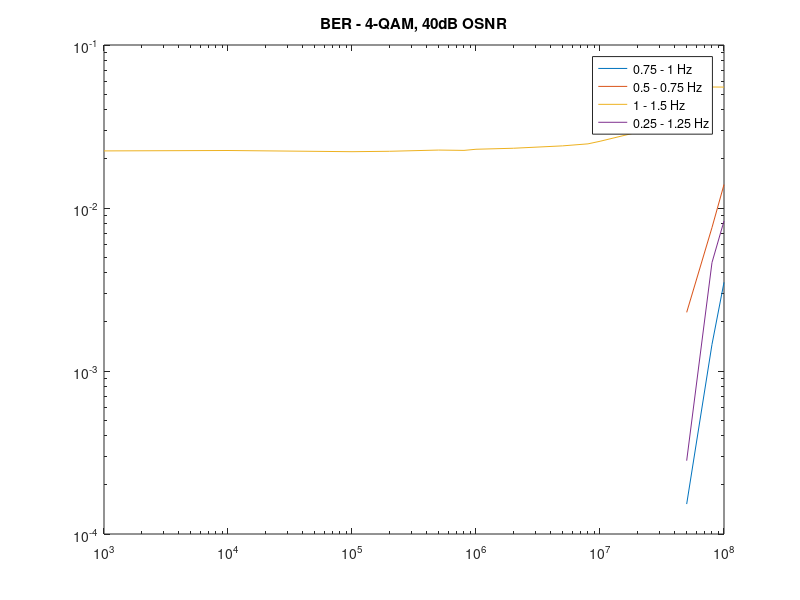
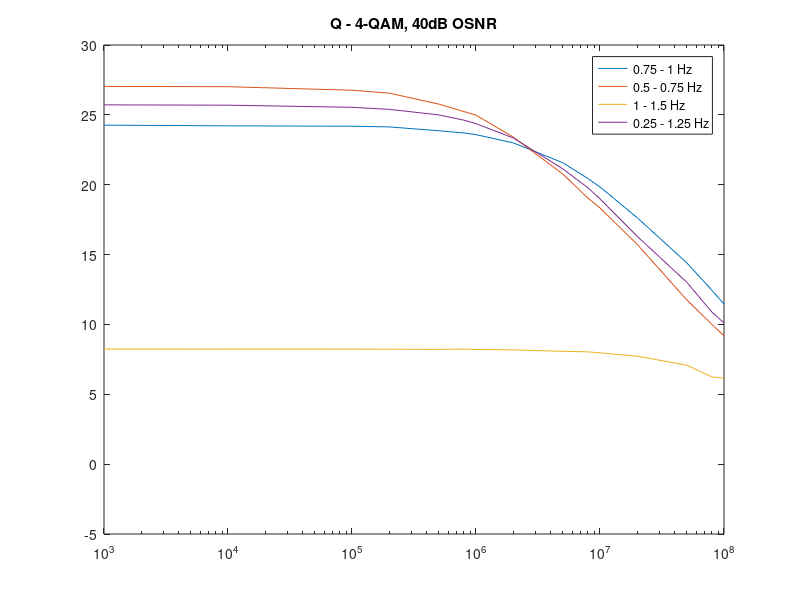
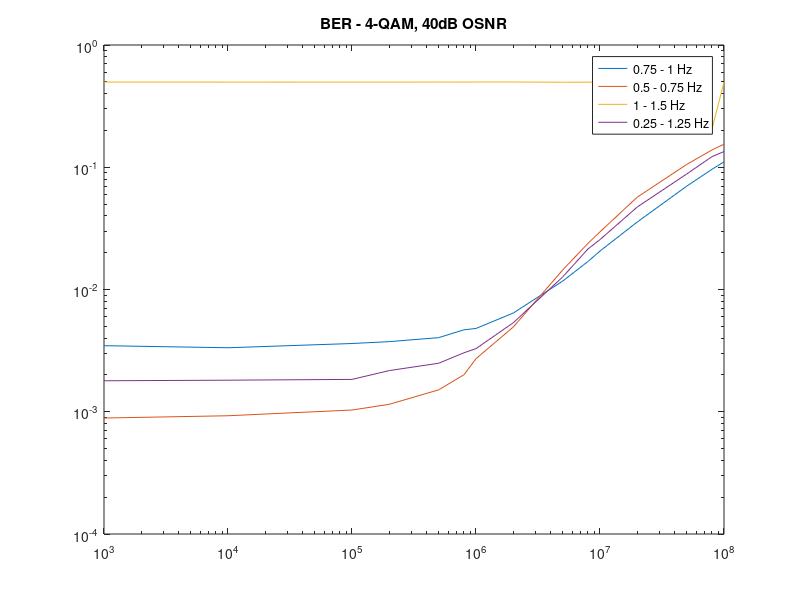
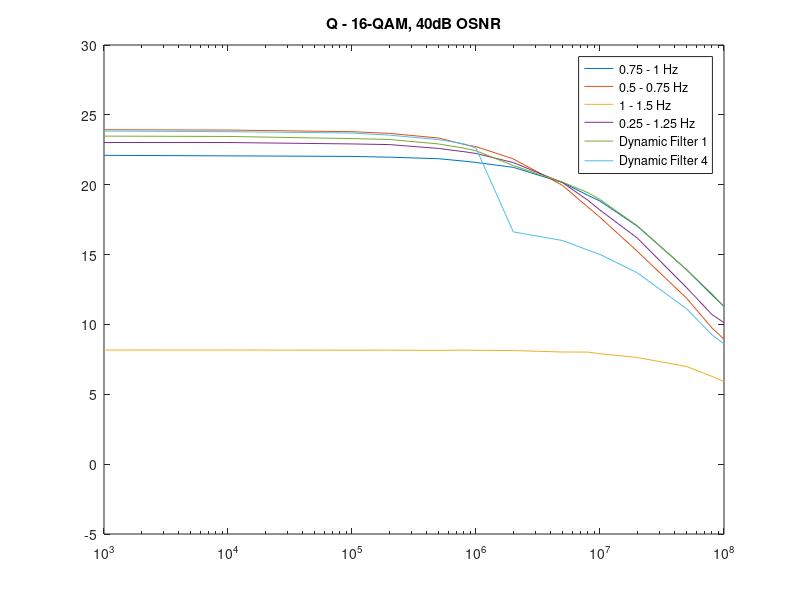

These figures' MATLAB source, in order:
%%%%%%%%%%%%%%%%%%%%%%%%%%%%%%%%%%%%%%%%%%%%%%%%%%%%%%%%%%%%%%%%%%%%%%%%%%%
%                         Final Year Project                              %
%                               2020                                      %
%%%%%%%%%%%%%%%%%%%%%%%%%%%%%%%%%%%%%%%%%%%%%%%%%%%%%%%%%%%%%%%%%%%%%%%%%%%
% Written by: Emily Harrison (ID: 28761537)
% Supervised by: Dr Bill Corcoran

% PROJECT AIM: simulate an optical communications system that uses Optical
% Injection Locking to improve the reliability of the system

% THE PROJECT focuses on M-QAM signals, where M is between 4 and 64. It
% uses linewidths ranging from 1kHz to 100MHz.

% THIS SCRIPT aims to find the optimal filter width for the brick-wall
% filter that will give the most consistent phase recovery across all
% linewidths. This will be done by comparing the BER and Q values across
% the QAM modulation levels. 
% The width and the frequencies of the pass/stop bands will be altered.

% NAMING of variables follows the pattern of "Metric""M-QAM"_"passband Hz"
% _"stopband Hz", except where the filter characteristics change
% dynamically across the linewidth range

%% Housekeeping
close all; clear all; clc;

% All graphs cover the following laser linewidths
Laser = [1e3, 1e4, 1e5, 2e5, 5e5, 8e5, 1e6, 2e6, 5e6, 8e6, 1e7, 2e7, 5e7, 8e7, 1e8]; %[Hz]

%% 4-QAM
% filters implemented with pass/stop of 0.75/1 Hz across all linewidths
BER4_075_1 = [0, 0, 0, 0, 0, 0, 0, 0, 0, 0, 0, 0, 0.00015263, 0.0014559, 0.0034988];
Q4_075_1 = [24.2639, 24.2148, 24.1867, 24.1379, 23.8623, 23.7044, 23.5841, 22.9936, 21.5793, 20.4413, 19.842, 17.6293, 14.4173, 12.4406, 11.4519];

% filters implemented with pass/stop of 0.5/0.75 Hz across all linewidths
BER4_05_075 = [0, 0, 0, 0, 0, 0, 0, 0, 0, 0, 0, 0, 0.0022895, 0.0075847, 0.013925];
Q4_05_075 = [27.036, 27.0154, 26.7635, 26.5539, 25.772, 25.236, 24.9764, 23.4076, 20.7718, 19.0403, 18.3361, 15.7227, 11.765, 9.9953, 9.1861];

% filters implemented with pass/stop of 1/1.5 Hz across all linewidths
BER4_1_15 = [0.022402, 0.022531, 0.022155, 0.022284, 0.022672, 0.022566, 0.02293, 0.023259, 0.024057, 0.02475, 0.025666, 0.029165, 0.038064, 0.055253, 0.055182];
Q4_1_15 = [8.2402, 8.2393, 8.2387, 8.227, 8.2141, 8.239, 8.2069, 8.1798, 8.075, 8.0374, 7.9667, 7.7267, 7.0845, 6.2419, 6.1458];

% filters implemented with pass/stop 0.25/1.25 Hz across all linewidths
BER4_025_125 = [0, 0, 0, 0, 0, 0, 0, 0, 0, 0, 0, 0, 0.00028178, 0.0046259, 0.0083243];
Q4_025_125 = [25.7159, 25.6931, 25.5403, 25.3937, 24.9993, 24.6189, 24.3706, 23.3458, 21.1433, 19.779, 18.9869, 16.2984, 13.0255, 10.8793, 10.106];

figure(1)
loglog(Laser, BER4_075_1, Laser, BER4_05_075, Laser, BER4_1_15, Laser, BER4_025_125)
title('BER - 4-QAM, 40dB OSNR')
legend('0.75 - 1 Hz', '0.5 - 0.75 Hz', '1 - 1.5 Hz', '0.25 - 1.25 Hz')
legend('Location', 'best')

figure(2)
semilogx(Laser, Q4_075_1, Laser, Q4_05_075, Laser, Q4_1_15, Laser, Q4_025_125)
ylim([-5 30])
title('Q - 4-QAM, 40dB OSNR')
legend('0.75 - 1 Hz', '0.5 - 0.75 Hz', '1 - 1.5 Hz', '0.25 - 1.25 Hz')
legend('Location', 'best')

%% 16-QAM
% filters implemented with pass/stop of 0.75/1 Hz across all linewidths
BER16_075_1 = [0, 0, 0, 0, 1.7611e-05, 0, 5.8705e-06, 2.9352e-05, 8.2187e-05, 0.00037571, 0.00061053, 0.003446, 0.018398, 0.03443, 0.043706];
Q16_075_1 = [22.1024, 22.0659, 22.0258, 21.9706, 21.861, 21.6876, 21.5927, 21.2437, 20.1524, 19.2386, 18.8309, 17.0311, 13.9157, 12.1114, 11.2764];

% filters implemented with pass/stop of 0.5/0.75 Hz across all linewidths
BER16_05_075 = [0, 0, 0, 0, 0, 0, 0, 0, 0.00013502, 0.00082187, 0.0021134, 0.010402, 0.03824, 0.066524, 0.078236];
Q16_05_075 = [23.9371, 23.9118, 23.7948, 23.676, 23.3421, 22.8817, 22.7282, 21.8475, 19.9448, 18.3904, 17.6679, 15.2337, 11.8709, 9.7491, 8.9484];

% filters implemented with pass/stop of 1/1.5 Hz across all linewidths
BER16_1_15 = [0.091444, 0.091585, 0.091932, 0.091632, 0.092119, 0.091844, 0.092319, 0.092102, 0.094016, 0.093916, 0.096792, 0.10016, 0.11324, 0.12559, 0.13334];
Q16_1_15 = [8.1663, 8.1712, 8.1545, 8.159, 8.1412, 8.1615, 8.1477, 8.1303, 8.0265, 8.02, 7.9028, 7.6341, 6.9852, 6.2817, 5.908];

% filters implemented with pass/stop 0.25/1.25 Hz across all linewidths
BER16_025_125 = [0, 0, 0, 0, 0, 0, 0, 5.8705e-06, 3.5223e-05, 0.00047551, 0.0010156, 0.0054948, 0.02947, 0.052488, 0.060519];
Q16_025_125 = [23.0217, 23.0198, 22.9194, 22.8732, 22.5944, 22.3645, 22.2356, 21.5834, 20.1453, 18.8811, 18.1851, 16.1807, 12.6299, 10.7061, 10.1267];

% dynamic filter: 0.5/0.75 for low, 0.75/1 for high linewidths
BER_dyn = [0, 0, 0, 0, 0, 0, 0, 2.3482e-05, 4.1093e-05, 0.00031114, 0.00060466, 0.0034225, 0.018292, 0.033802, 0.044017];
Q_dyn = [23.4796, 23.4543, 23.3028, 23.2396, 22.9164, 22.6129, 22.4322, 21.3693, 20.1871, 19.4277, 18.9416, 17.0632, 13.9102, 12.1838, 11.2878];

% dynamic filter: 0.5/0.75 for low, 0.5/1.5 for high
BER_dyn3 = [0, 0, 0, 0, 0, 0, 0, 0.0039039, 0.0058529, 0.0092284, 0.010661, 0.019948, 0.045925, 0.071978, 0.081887];
Q_dyn3 = [23.8423, 23.7952, 23.7007, 23.5483, 23.2314, 22.9278, 22.614, 16.6245, 16.0045, 15.3184, 15.0084, 13.6936, 11.1198, 9.2597, 8.6039];

figure(3)
loglog(Laser, BER16_075_1, Laser, BER16_05_075, Laser, BER16_1_15, Laser, BER16_025_125, Laser, BER_dyn, Laser, BER_dyn3)
title('BER - 16-QAM, 40dB OSNR')
legend('0.75 - 1 Hz', '0.5 - 0.75 Hz', '1 - 1.5 Hz', '0.25 - 1.25 Hz', 'Dynamic Filter 1', 'Dynamic Filter 4')
legend('Location', 'best')

figure(4)
semilogx(Laser, Q16_075_1, Laser, Q16_05_075, Laser, Q16_1_15, Laser, Q16_025_125, Laser, Q_dyn, Laser, Q_dyn3)
ylim([-5 30])
title('Q - 16-QAM, 40dB OSNR')
legend('0.75 - 1 Hz', '0.5 - 0.75 Hz', '1 - 1.5 Hz', '0.25 - 1.25 Hz', 'Dynamic Filter 1', 'Dynamic Filter 4')
legend('Location', 'best')

%% 64-QAM
% filters implemented with pass/stop of 0.75/1 Hz across all linewidths
BER64_075_1 = [0.0034714, 0.0033383, 0.0036162, 0.0037454, 0.0040389, 0.0046807, 0.004802, 0.0064223, 0.01171, 0.01695, 0.020641, 0.035689, 0.069988, 0.096225, 0.11071];
Q64_075_1 = [21.4713, 21.4841, 21.4391, 21.4067, 21.2906, 21.1429, 21.0989, 20.7229, 19.8184, 19.0245, 18.5451, 16.9087, 13.8657, 12.084, 11.1393];

% filters implemented with pass/stop of 0.5/0.75 Hz across all linewidths
BER64_05_075 = [0.0008884, 0.00092753, 0.0010332, 0.0011506, 0.0015107, 0.0020077, 0.0027161, 0.004939, 0.014434, 0.023877, 0.02963, 0.056998, 0.10541, 0.13852, 0.15423];
Q64_05_075 = [22.8845, 22.8694, 22.7583, 22.6646, 22.4209, 22.148, 21.862, 21.1296, 19.4012, 18.1993, 17.5121, 15.0143, 11.5409, 9.6617, 8.8294];

% filters implemented with pass/stop of 1/1.5 Hz across all linewidths
BER64_1_15 = [0.49775, 0.49753, 0.49734, 0.49726, 0.49784, 0.4975, 0.4982, 0.49813, 0.49613, 0.49645, 0.49636, 0.18842, 0.19473, 0.20544, 0.49716];
Q64_1_15 = [-2.9719, -2.9714, -2.9696, -2.9915, -2.9814, -2.9949, -2.9802, -2.9786, -2.9912, -2.9675, -2.9738, 7.2996, 6.8807, 6.3226, -3.0185];

% filters implemented with pass/stop 0.25/1.25 Hz across all linewidths
BER64_025_125 = [0.0017925, 0.001812, 0.0018394, 0.0021721, 0.002493, 0.003037, 0.0032836, 0.00535, 0.012665, 0.021462, 0.025595, 0.047336, 0.088038, 0.12218, 0.13443];
Q64_025_125 = [22.0911, 22.0939, 22.0246, 21.9181, 21.756, 21.5497, 21.435, 20.8714, 19.5887, 18.4648, 17.971, 15.8225, 12.7458, 10.5028, 9.7944];

figure(3)
loglog(Laser, BER64_075_1, Laser, BER64_05_075, Laser, BER64_1_15, Laser, BER64_025_125)
title('BER - 4-QAM, 40dB OSNR')
legend('0.75 - 1 Hz', '0.5 - 0.75 Hz', '1 - 1.5 Hz', '0.25 - 1.25 Hz')
legend('Location', 'best')

figure(6)
semilogx(Laser, Q64_075_1, Laser, Q64_05_075, Laser, Q64_1_15, Laser, Q64_025_125)
ylim([-5 30])
title('Q - 64-QAM, 40dB OSNR')
legend('0.75 - 1 Hz', '0.5 - 0.75 Hz', '1 - 1.5 Hz', '0.25 - 1.25 Hz')
legend('Location', 'best')